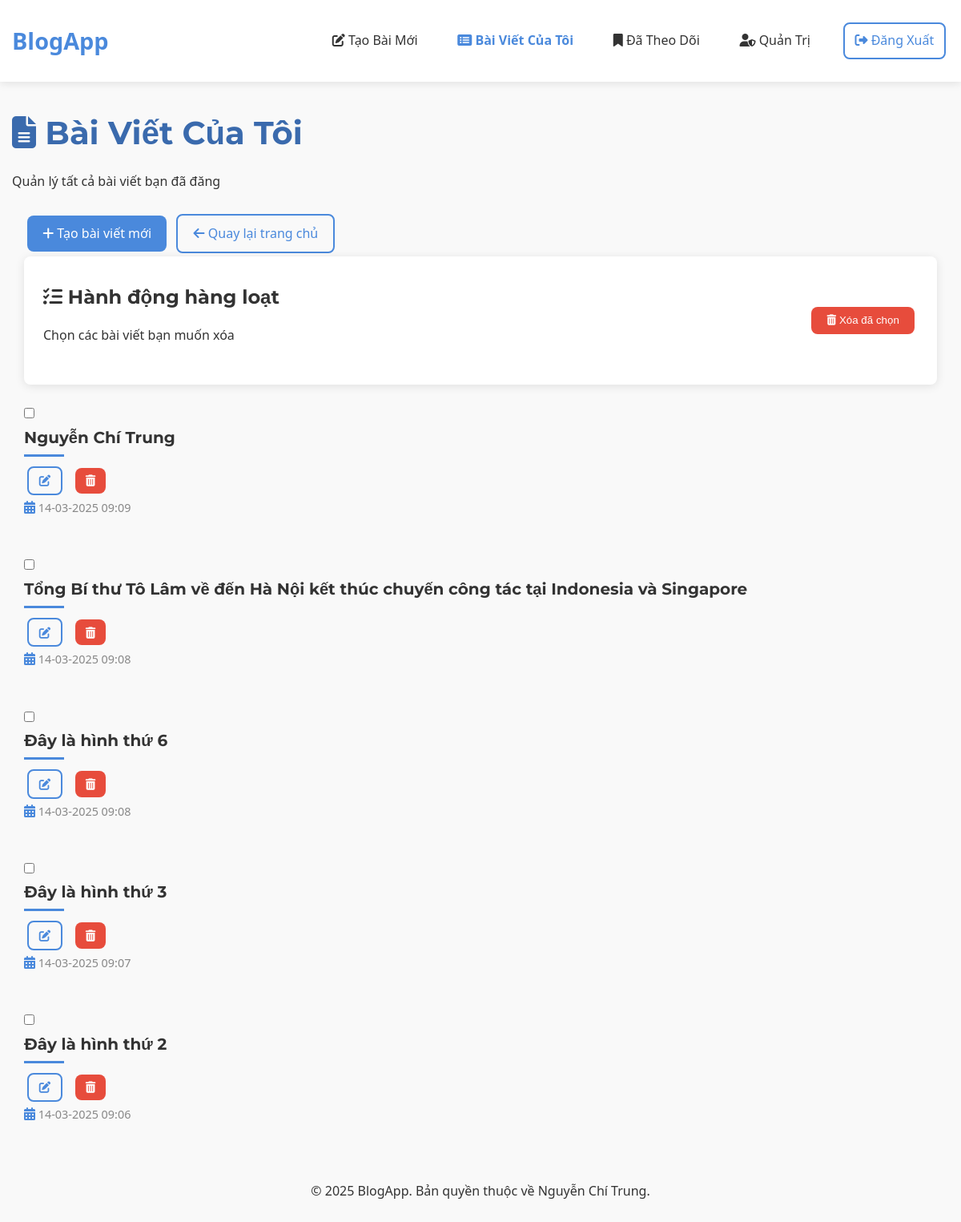
Page /my_posts (signed in) on the earlier database version.
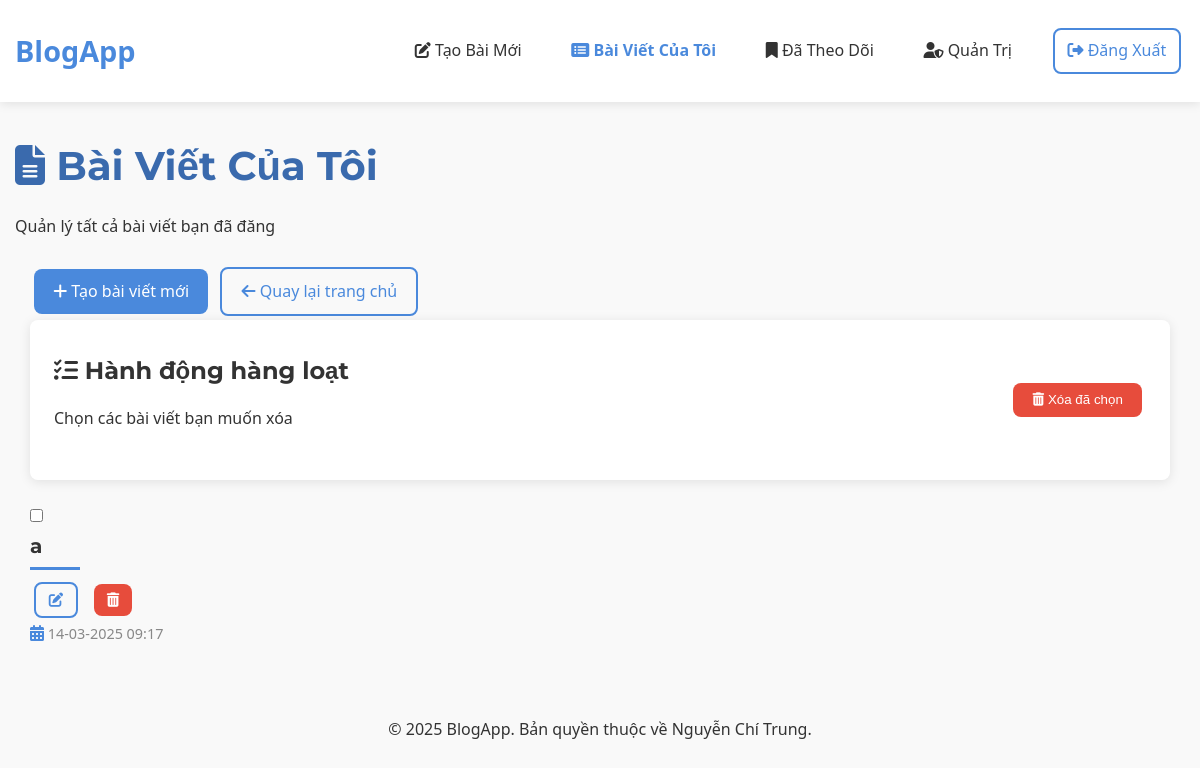
Same page on the later database version.
### tables this page shows
CREATE TABLE post (
  id INTEGER PRIMARY KEY AUTOINCREMENT,
  author_id INTEGER NOT NULL,
  created TIMESTAMP NOT NULL DEFAULT CURRENT_TIMESTAMP,
  title TEXT NOT NULL,
  text_content TEXT,
  FOREIGN KEY (author_id) REFERENCES user (id)
);

### flaskr/blog.py (the view)
@bp.route('/my_posts')
@login_required
def my_posts():
    db = get_db()
    page = request.args.get('page', 1, type=int)
    per_page = 10
    offset = (page - 1) * per_page
    posts_rows = db.execute(
        'SELECT p.id, p.title, p.text_content, p.created, u.username, u.id as author_id'
        ' FROM post p JOIN user u ON p.author_id = u.id'
        ' WHERE p.author_id = ? ORDER BY p.created DESC LIMIT ? OFFSET ?',
        (g.user['id'], per_page, offset)
    ).fetchall()
    posts = []
    for post_row in posts_rows:
        post = dict(post_row)
        contents = db.execute(
            'SELECT content_type, content, display_order'
            ' FROM post_content'
            ' WHERE post_id = ?'
            ' ORDER BY display_order',
            (post['id'],)
        ).fetchall()
        post['images'] = [c['content'] for c in contents if c['content_type'] == 'image']
        post['links'] = [c['content'] for c in contents if c['content_type'] == 'link']
        posts.append(post)
    total_posts = db.execute(
        'SELECT COUNT(*) FROM post WHERE author_id = ?',
        (g.user['id'],)
    ).fetchone()[0]
    total_pages = (total_posts + per_page - 1) // per_page
    return render_template('blog/my_posts.html', posts=posts, page=page, total_pages=total_pages)

### flaskr/__init__.py (called while the page is built)
def create_app(test_config=None):
    app = Flask(__name__, instance_relative_config=True)
    app.config.from_mapping(
        SECRET_KEY='dev',
        DATABASE=os.path.join(app.instance_path, 'flaskr.sqlite'),
    )
    if test_config is None:
        app.config.from_pyfile('config.py', silent=True)
    else:
        app.config.from_mapping(test_config)
    try:
        os.makedirs(app.instance_path)
    except OSError:
        pass
    from . import db
    db.init_app(app)
    from . import auth
    app.register_blueprint(auth.bp)
    from . import blog
    app.register_blueprint(blog.bp)
    @app.context_processor
    def inject_utilities():
        def get_year():
            return datetime.datetime.now().year
        return {'get_year': get_year}
    @app.route('/')
    def index():
        return redirect(url_for('blog.blog_index'))
    return app

### flaskr/auth.py (called while the page is built)
@bp.before_app_request
def load_logged_in_user():
    user_id = session.get('user_id')
    if user_id is None:
        g.user = None
    else:
        g.user = get_db().execute(
            'SELECT * FROM user WHERE id = ?', (user_id,)
        ).fetchone()  # fetchone() trả về một sqlite3.Row

### flaskr/templates/blog/my_posts.html (shortened to what this page needs)
{% extends 'base.html' %}
{% block header %}
  <h1><i class="fas fa-file-alt"></i> Bài Viết Của Tôi</h1>
  <p class="text-light">Quản lý tất cả bài viết bạn đã đăng</p>
{% endblock %}
{% block content %}
<div class="container">
  <div class="action-bar">
    <a href="{{ url_for('blog.create') }}" class="btn primary">
      <i class="fas fa-plus"></i> Tạo bài viết mới
    </a>
    <a href="{{ url_for('blog.blog_index') }}" class="btn outline">
      <i class="fas fa-arrow-left"></i> Quay lại trang chủ
    </a>
  </div>
  {% if posts %}
  <form method="post" action="{{ url_for('blog.delete_multiple_posts') }}" onsubmit="return confirmDelete()">
    <div class="card bulk-actions fade-in">
      <div class="card-body d-flex justify-between align-center">
        <div>
          <h3><i class="fas fa-tasks"></i> Hành động hàng loạt</h3>
          <p class="text-light">Chọn các bài viết bạn muốn xóa</p>
        </div>
        <button type="submit" class="btn danger">
          <i class="fas fa-trash-alt"></i> Xóa đã chọn
        </button>
      </div>
    </div>
    <div class="posts-grid">
      {% for post in posts %}
      <div class="post-card fade-in">
        <div class="post-card-header">
          <div class="post-select">
            <input type="checkbox" name="post_ids" value="{{ post.id }}" class="form-check-input">
          </div>
          <h2 class="post-title">{{ post.title }}</h2>
          <div class="post-actions">
            <a href="{{ url_for('blog.update', id=post.id) }}" class="btn sm outline">
              <i class="fas fa-edit"></i>
            </a>
            <a href="{{ url_for('blog.delete_post', id=post.id) }}" class="btn sm danger"
               onclick="return confirm('Bạn có chắc chắn muốn xóa bài viết này?')">
              <i class="fas fa-trash-alt"></i>
            </a>
          </div>
        </div>
        <div class="post-meta">
          <span><i class="fas fa-calendar-alt"></i> {{ post.created.strftime('%d-%m-%Y %H:%M') }}</span>
        </div>
        <div class="post-content">
        </div>
      </div>
      {% endfor %}
    </div>
  </form>
  {% endif %}
</div>
{% endblock %}

Differences in the rows shown:
removed post: title "Nguyễn Chí Trung", created "14-03-2025 09:09"
removed post: title "Tổng Bí thư Tô Lâm về đến Hà Nội kết thúc chuyến công tác tại Indonesia và Singapore", created "14-03-2025 09:08"
removed post: title "Đây là hình thứ 6", created "14-03-2025 09:08"
removed post: title "Đây là hình thứ 3", created "14-03-2025 09:07"
removed post: title "Đây là hình thứ 2", created "14-03-2025 09:06"
now on this page (row edited): post: title "a", created "14-03-2025 09:17"
